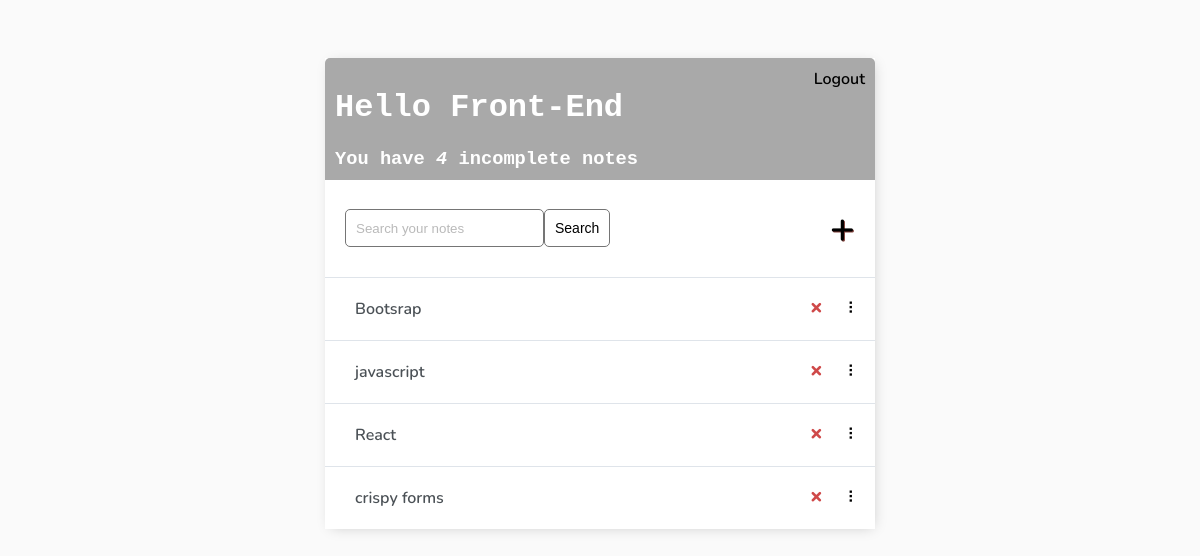
Screenshot of / (signed in) with the database file from the repository.
### base/models.py (models this page shows)
class Notes(models.Model):
    user = models.ForeignKey(User, on_delete=models.CASCADE, null=True, blank=True)
    title = models.CharField(max_length=200)
    description = models.CharField(max_length=250)
    body = models.TextField(null=True, blank=True)
    complete = models.BooleanField(default=False)
    created_on = models.DateTimeField(auto_now_add=True)
    def __str__(self):
        return self.title

### base/views.py (the view)
# urls.py: path('', NotesList.as_view(), name='notes'),
class NotesList( LoginRequiredMixin,ListView):
    model = Notes
    context_object_name = 'notes'
    def get_context_data(self, **kwargs):
        context = super().get_context_data(**kwargs)
        context['notes'] = context['notes'].filter(user=self.request.user)
        context['count'] = context['notes'].filter(complete=False).count()
        search_input = self.request.GET.get('search-area') or ''
        if search_input:
            context['notes'] = context['notes'].filter(
                title__contains=search_input)
        context['search_input'] = search_input
        return context

### base/templates/base/notes_list.html (shortened to what this page needs)
{% extends 'base/main.html' %} {% block content %}
<div class="header-bar">
    <div>
        <h1>Hello {{request.user|title}}</h1>
        <h3 style="margin:0">You have <i>{{count}}</i> incomplete note{{ count|pluralize:"s" }}</h3>
    </div>
    {% if request.user.is_authenticated %}
    <a href="{% url 'logout' %}">Logout</a> {% else %}
    <a href="{% url 'login' %}">Login</a> {% endif %}
</div>
<div id="search-add-wrapper">
    <form method="GET" style="display: flex;">
        <input type='text' name='search-area' placeholder="Search your notes" value="{{search_input}}">
        <input class="button" type="submit" value='Search'>
    </form>
    {% if notes|length > 0 %}
    <a id="add-link" href="{% url 'note-create' %}">+</a>
    {% endif %}
</div>
<div id="tasklist" class="note-items-wrapper">
    {% for note in notes %}
    <div class="note-wrapper" data-position="{{note.pk}}">
        <div class="note-title">
            {% if note.complete %}
            <div class="note-complete-icon"></div>
            <i><s><a href="{% url 'note-update' note.id %}">{{note}}</a></s></i> {% else %}
            <a href="{% url 'note-update' note.id %}">{{note}}</a> {% endif %}
        </div>
        <div class="note-controls">
            <a class="delete-link" href="{% url 'note-delete' note.id %}">&#215;</a>
            <span class="handle">&nbsp;&#10247;</span>
        </div>
    </div>
    {% empty %}
    <div style="text-align: center; padding-bottom: 10px; line-height: 1em;">
        <h3>No  notes are created.</h3>
        <h3>Create a <a style="text-decoration: none; color: #e53935;" href="{% url 'note-create' %}">New note</a> ! </h3>
    </div>
    {% endfor %}
</div>
{% endblock content %}

### base/templates/base/style.css (style rules this page uses)
body { background-color: #FAFAFA; font-family: 'Nunito', sans-serif; padding-top: 50px; }
h1,h2,h3,h4,h5,h6 { font-family: courier; }
a, p { color: #4b5156 }
a { font-weight: 600; }
input { outline: none; border: none; }
.header-bar { display: flex; justify-content: space-between; color: #fff; padding: 10px; border-radius: 5px 5px 0 0; background: linear-gradient(90deg, #EEA390 0%, #EB796F 43%, #EB796F 100%); }
.header-bar a { color: rgb(247, 247, 247); text-decoration: none; }
.note-wrapper { display: flex; align-items: center; justify-content: space-between; background-color: #fff; border-top: 1px solid #dfe4ea; overflow: hidden; }
.note-title { display: flex; padding: 20px; }
.note-title a { text-decoration: none; color: #4b5156; margin-left: 10px; }
.delete-link { text-decoration: none; font-weight: 900; color: #cf4949; font-size: 22px; line-height: 0; padding: 20px 0px; }
.handle { display: inline-block; padding: 20px 16px; cursor: grab; user-select: none; }
.handle:after, .handle:before { display: block; content: ""; }
#add-link { color: #EB796F; text-decoration: none; font-size: 42px; text-shadow: 1px 1px #81413b; }
#search-add-wrapper { display: flex; justify-content: space-between; align-items: center; padding: 20px; }
input[type=text], input[type=password], textarea { border: 1px solid #757575; border-radius: 5px; padding: 10px; width: 90%; }
::placeholder { font-weight: 300; opacity: 0.5; }
.button { border: 1px solid #757575; background-color: #FFF; color: #EB796F; padding: 10px; font-size: 14px; border-radius: 5px; cursor: pointer; text-decoration: none; }

### base/templates/base/main.html (style rules this page uses)
body { background-color: #FAFAFA; font-family: 'Nunito', sans-serif; padding-top: 50px; }
h1,h2,h3,h4,h5,h6 { font-family: courier; }
a, p { color: #4b5156 }
a { font-weight: 600; }
input { outline: none; border: none; }
.header-bar { display: flex; justify-content: space-between; color: #fff; padding: 10px; border-radius: 5px 5px 0 0; background: darkgray; }
.header-bar a { color: black; text-decoration: none; }
.note-wrapper { display: flex; align-items: center; justify-content: space-between; background-color: #fff; border-top: 1px solid #dfe4ea; overflow: hidden; }
.note-title { display: flex; padding: 20px; }
.note-title a { text-decoration: none; color: #4b5156; margin-left: 10px; }
.delete-link { text-decoration: none; font-weight: 900; color: #cf4949; font-size: 22px; line-height: 0; padding: 20px 0px; }
.handle { display: inline-block; padding: 20px 16px; cursor: grab; user-select: none; }
.handle:after, .handle:before { display: block; content: ""; }
#add-link { color: black; text-decoration: none; font-size: 42px; text-shadow: 1px 1px #81413b; }
#search-add-wrapper { display: flex; justify-content: space-between; align-items: center; padding: 20px; }
input[type=text], input[type=password], textarea { border: 1px solid #757575; border-radius: 5px; padding: 10px; width: 90%; }
::placeholder { font-weight: 300; opacity: 0.5; }
.button { border: 1px solid #757575; background-color: #FFF; color: black; padding: 10px; font-size: 14px; border-radius: 5px; cursor: pointer; text-decoration: none; }

### rows the page displays
Notes: title "Bootsrap"
Notes: title "javascript"
Notes: title "React"
Notes: title "crispy forms"

### other values shown
{{ request.user|title }} "Front-End"
{{ count }} "4"
